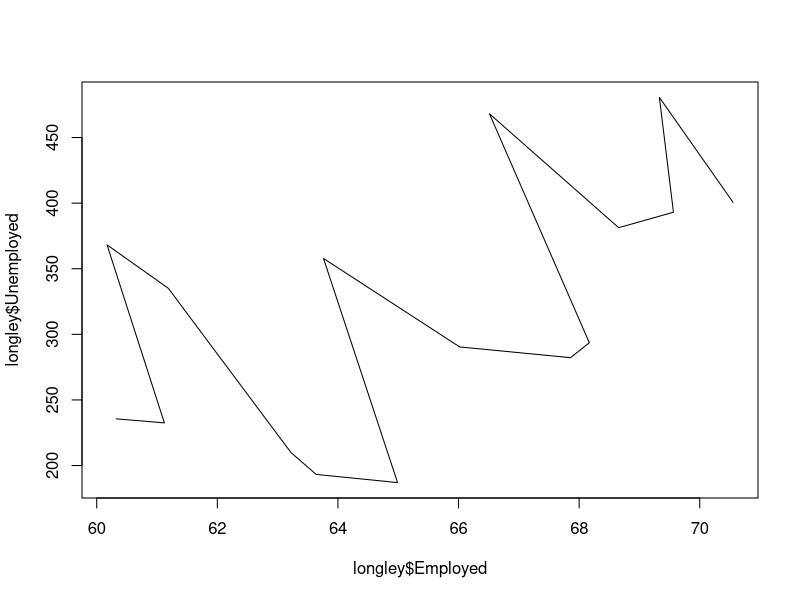
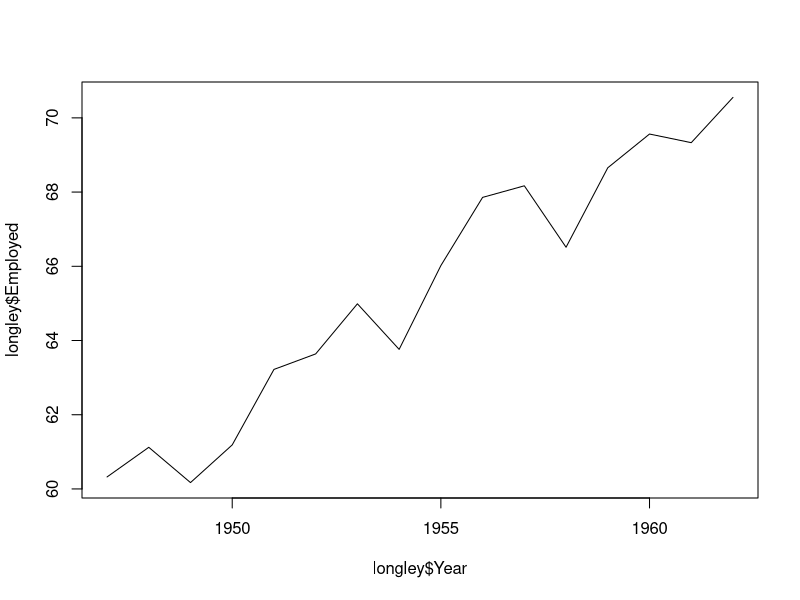
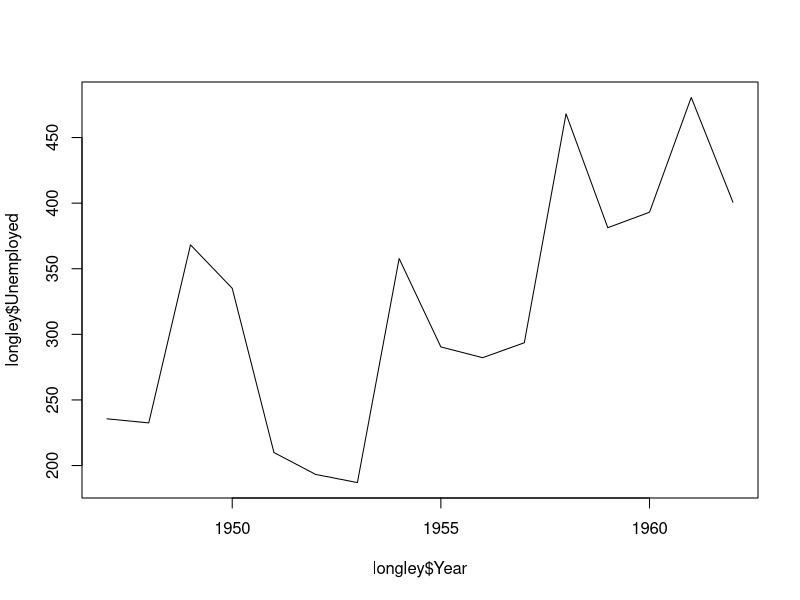
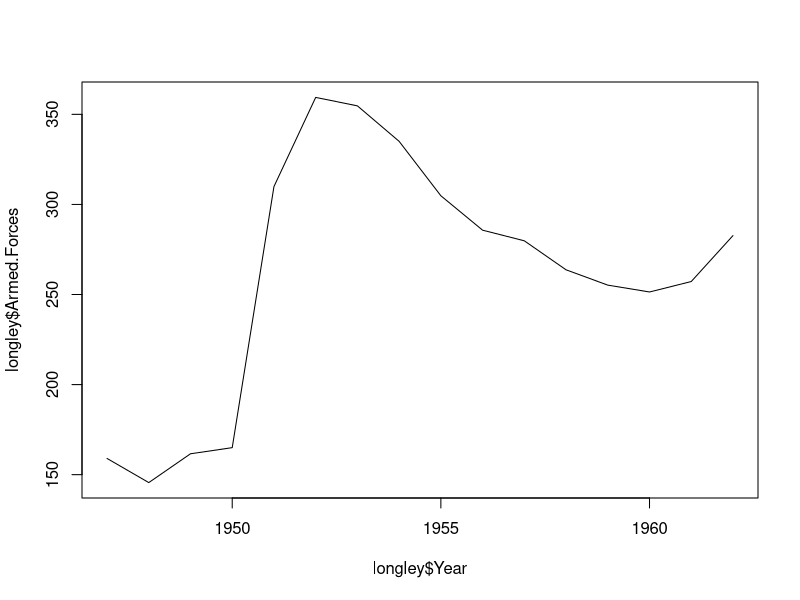
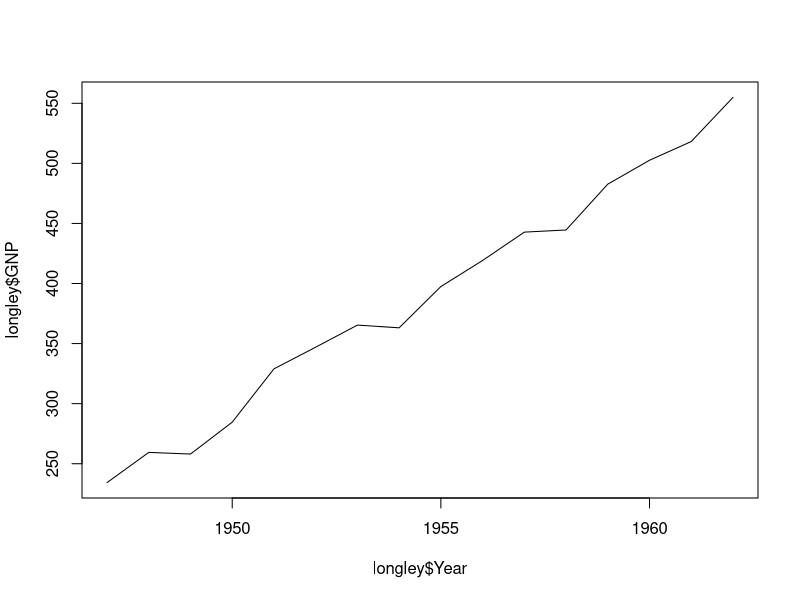
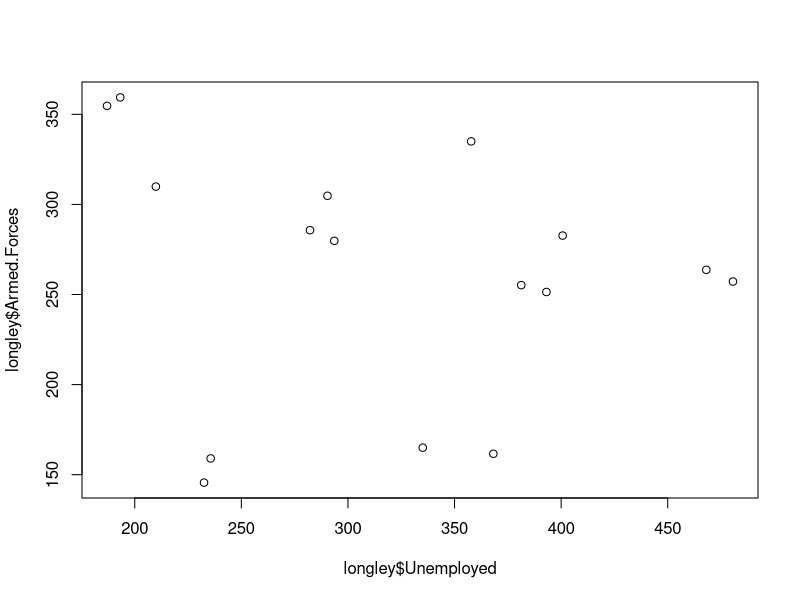
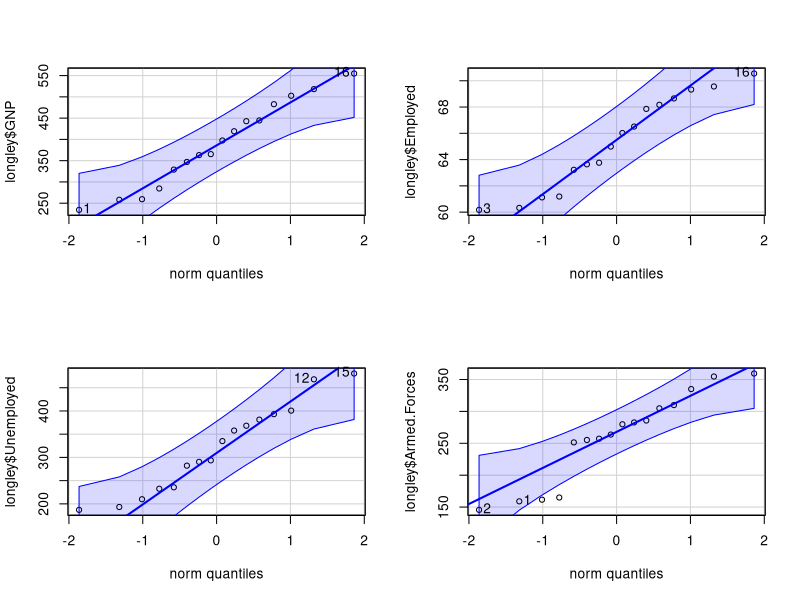
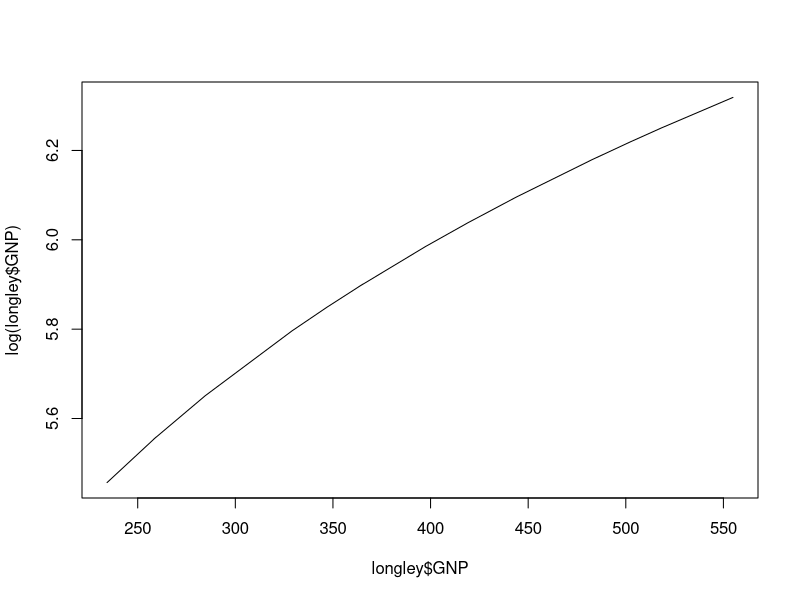

Recreate these plots in R, in order.
setwd("C:/Users/AlmaZ/RStudioProjects/R/LR8")

# longley
paste0('Количество переменных = ', length(longley))
paste0('Объем выборки = ', nrow(longley))
summary(longley)
cor(longley)

plot(longley$Employed, longley$Unemployed, type='l')
plot(longley$Year, longley$Employed, type='l')
plot(longley$Year, longley$Unemployed, type='l')
plot(longley$Year, longley$Armed.Forces, type='l')
plot(longley$Year, longley$GNP, type='l')
plot(longley$Unemployed, longley$Armed.Forces)


library(car)
par(mfrow=c(2, 2))
qqPlot(longley$GNP)
qqPlot(longley$Employed)
qqPlot(longley$Unemployed)
qqPlot(longley$Armed.Forces)

shapiro.test(longley$GNP)
shapiro.test(longley$Employed)
shapiro.test(longley$Unemployed)
shapiro.test(longley$Armed.Forces)


par(mfrow=c(1, 1))
cor(longley$GNP, log(longley$GNP),method="spearman")
plot(longley$GNP, log(longley$GNP), type='l')



df <- read.csv("Belarus.csv", sep=",", header=T,
              fileEncoding="UTF-8")
df <- df[, -c(1:3)]; df <- t(df)
colnames(df) <- df[1, ]; df <- df[-1, -c(23:27)]
df[df == '..'] <- NA; df <- as.data.frame(df)
df <- data.frame(lapply(df, as.numeric)); rownames(df) <- 1989:2017


library(car)
scatterplotMatrix(df[, c(1:4)], spread=FALSE, lty.smooth=2,
                  main="Матрица диаграмм рассеяния")

plot(rownames(df), df[, 2], type = 'l', xlab = 'Год', ylab = 'Прирост ВВП (в %)')

plot(df$SP.POP.GROW, df[, 2], xlab = 'Прирост населения', ylab = 'Прирост ВВП')
cor.test(df$SP.POP.GROW, df[, 2])

plot(df$SP.POP.GROW, df$SL.UEM.BASC.ZS, xlab = 'Прирост населения', 
     ylab = 'Безработица среди граждан с базовым образованием')
# cor.test(df$SP.POP.GROW, df$SL.UEM.BASC.ZS)


par(mfrow=c(1, 2))
plot(df$SP.POP.GROW, df$SP.DYN.LE00.IN, xlab = 'Прирост населения', 
     ylab = 'Продолжительность жизни')
cor.test(df$SP.POP.GROW, df$SP.DYN.LE00.IN)

plot(df$SP.POP.GROW, df$SP.DYN.CDRT.IN, xlab = 'Прирост населения', 
     ylab = 'Смертность (на 1000 чел.)')
cor.test(df$SP.POP.GROW, df$SP.DYN.CDRT.IN)


plot(df$SE.TER.CUAT.BA.ZS, df$NE.EXP.GNFS.KD.ZG, xlab = 'Люди с высшим образованием', 
     ylab = 'Экспорт товаров')
# cor.test(df$SE.TER.CUAT.BA.ZS, df$NE.EXP.GNFS.KD.ZG)

plot(df$SE.TER.CUAT.BA.ZS, df$NV.MNF.TECH.ZS.UN, xlab = 'Люди с высшим образованием', 
     ylab = 'Высокотехнологичное производство')
# cor.test(df$SE.TER.CUAT.BA.ZS, df$NV.MNF.TECH.ZS.UN)


par(mfrow=c(1, 1))
plot(df$SE.XPD.TOTL.GD.ZS, df$SE.TER.CUAT.BA.FE.ZS, xlab = 'Расходы на высшее образование', 
     ylab = 'Кумулятивный прирост бакалавров среди женщин (в %)')
# cor.test(df$SE.XPD.TOTL.GD.ZS, df$SE.TER.CUAT.BA.FE.ZS)

plot(df$SE.TER.CUAT.BA.ZS, df$IP.JRN.ARTC.SC, xlab = 'Люди с высшим образованием', 
     ylab = 'Статьи в научных и технических журналах')
# cor.test(df$SE.TER.CUAT.BA.ZS, df$IP.JRN.ARTC.SC)



library(ellipse)
plotcorr(cor(df))

image(1:ncol(cor(df)), 1:nrow(cor(df)), cor(df), col = rainbow(22), axes = F,
      xlab = '', ylab = '')
axis(1, at = 1:ncol(cor(df)), labels=colnames(cor(df)), las = 2)
axis(2, at = 1:nrow(cor(df)), labels=rownames(cor(df)), las = 1)



fit <- lm(SP.DYN.LE00.IN ~ SP.POP.GROW, df)

plot(df$SP.POP.GROW, df$SP.DYN.LE00.IN, xlab="Прирост населения", 
     ylab="Продолжительность жизни", col="blue")
abline(fit, col="red")
scatterplotMatrix(df[, c(12, 13)], spread=FALSE, lty.smooth=2)


plot(df$SP.POP.GROW, predict(fit), xlab="Прирост населения", ylab="Продолжительность жизни")
abline(fit, col = "green")
